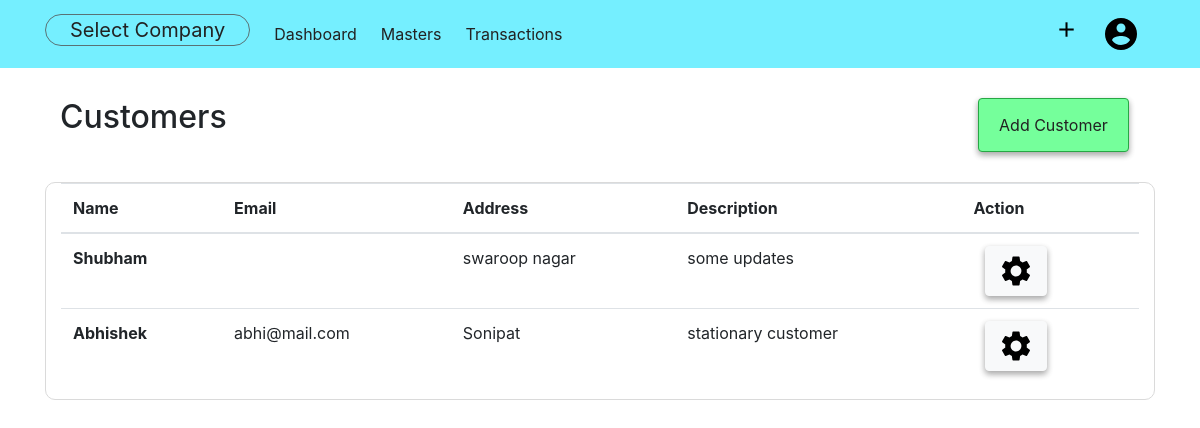
The page /customer (signed in) on the database as committed earlier.
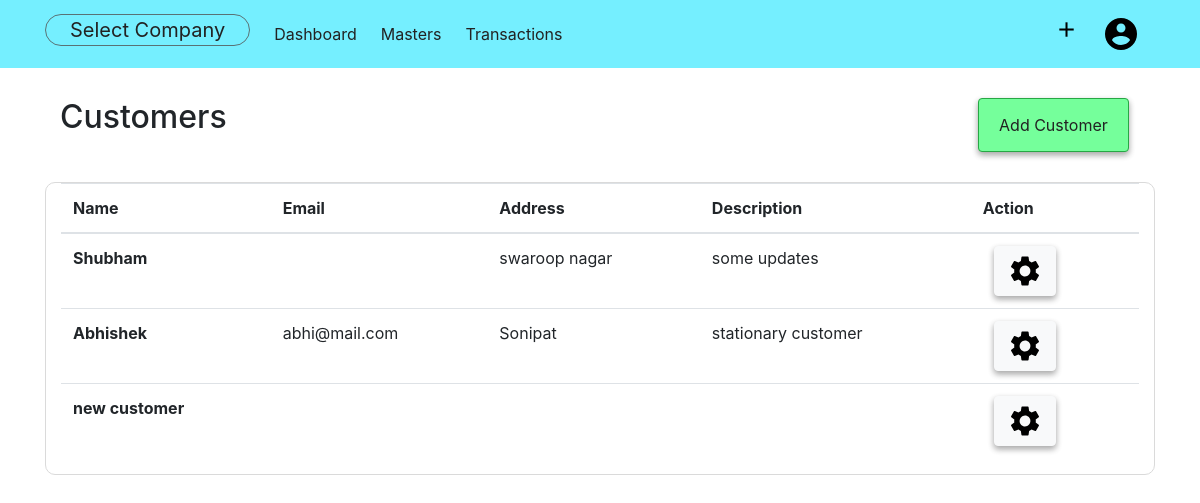
The same page on the database as committed later.
### acsystem/models.py (models this page shows, shortened)
class Customer(db.Model):
    id = db.Column(db.Integer, primary_key=True)
    name = db.Column(db.String(40), nullable=False)
    first = db.Column(db.String(40))
    last = db.Column(db.String(40))
    mailingname = db.Column(db.String(40))
    address = db.Column(db.String(100))
    country = db.Column(db.String(30))
    state = db.Column(db.String(30))
    pin = db.Column(db.Integer)
    email = db.Column(db.String(50))
    phoneno = db.Column(db.Integer)
    gstno = db.Column(db.Integer)
    description = db.Column(db.Text)
    company_id = db.Column(db.Integer, db.ForeignKey('company.id', ondelete="CASCADE"), nullable=False)

### acsystem/customer/routes.py (the view)
@customers.route('/customer')
@login_required
def customerlist():
    customers = Customer.query.filter_by(company_id = current_user.activecompany).all()
    return render_template('customertemplate/customerlist.html', title='Customers', customers=customers)

### acsystem/models.py (called while the page is built)
@login_manager.user_loader
def load_user(user_id):
    return User.query.get(int(user_id))

### acsystem/templates/customertemplate/customerlist.html
{% extends "layout.html"%}
{% block content %}
<div class="container">
    <div class="container-fluid">
        <h2 class="float-left">Customers</h2>
        <ul class="nav justify-content-end">
            <li class="btn btn-success">
                <a class="nav-link" href="{{ url_for('customers.addcustomer') }}">Add Customer</a>
            </li>
        </ul>
    </div>
    <div class="container-fluid" style="border:1px solid rgb(218, 218, 218); border-radius:10px;">
        <table class="table table-hover">
            <thead>
                <tr>
                    <th scope="col">Name</th>
                    <th scope="col">Email</th>
                    <th scope="col">Address</th>
                    <th scope="col">Description</th>
                    <th scope="col">Action</th>
                </tr>
            </thead>
            <tbody>
                {% for customer in customers %}
                <tr>
                    <th scope="row">{{customer.name }}</th>
                    <td>{{ customer.email }}</td>
                    <td>{{ customer.address }}</td>
                    <td>{{ customer.description }}</td>
                    <td>
                        <button type="submit" class="btn btn-light">
                            <a href="{{ url_for('customers.showcustomer', customer_id = customer.id) }}">
                                <img src="{{ url_for('static',filename='images/setting.png') }}" alt="Setting">
                            </a>
                        </button>
                    </td>
                {% endfor %}
            </tbody>
        </table>
    </div>
</div>
{% endblock content %}

Rows that differ between the two databases and show on the page:
added Customer: name "new customer"
